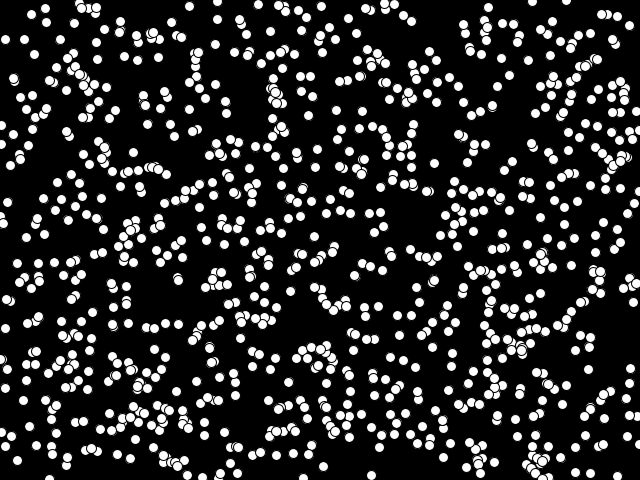
Frame 1 (no input)
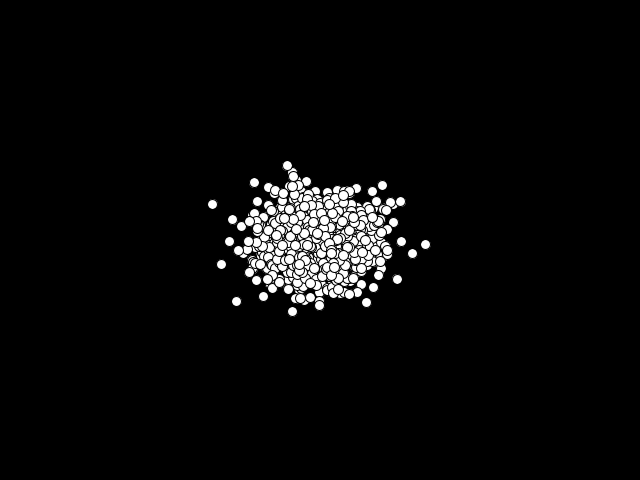
Frame 60 (the mouse pressed at the canvas centre just before this capture)
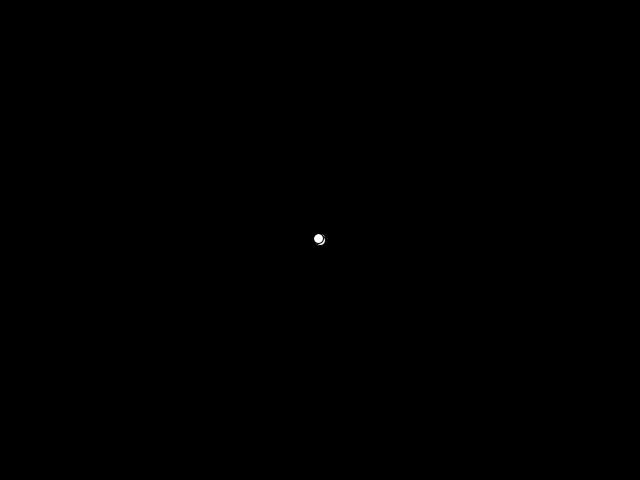
Frame 120 (the mouse held since frame 60 and released just before this capture)

The Processing sketch that drew these frames (run headless with seeded random() and noise(); from frame 60 on, the mouse is pressed at the canvas centre):

// Processing sketch: basic_drawing_004
// ── basic_drawing_004.pde
int numStrokes = 1000;
Stroke[] strokes = new Stroke[numStrokes];

void setup() {
  size(640, 480);
  for (int i=0; i<numStrokes; i++) {
    strokes[i] = new Stroke();
  }
}

void draw() {
  background(0);
  
  for (int i=0; i<numStrokes; i++) {
    strokes[i].draw();
  }
}
// ── Stroke.pde
class Stroke {
  
  PVector p;
  PVector target;
  float speedDelta = 0.01;
  float speedMax = 10;
  float speedMin = 1;
  float speed = speedMin;
  
  Stroke() {
    p = new PVector(random(width), random(height));
    target = new PVector(random(width), random(height));
  }
  
  void draw() {
    ellipse(p.x, p.y, 10, 10);
    if (mousePressed) {
      if (dist(p.x, p.y, mouseX, mouseY) > 10) {
        if (speed < speedMax) speed += speedDelta;
      } else {
        if (speed > speedMin) speed -= speedDelta;
      }
      speed = constrain(speed, speedMin, speedMax);
      p.x = lerp(p.x, mouseX, speed/20.0);
      p.y = lerp(p.y, mouseY, speed/20.0);
    } else {
      target = new PVector(random(width), random(height));
      p.x = lerp(p.x, target.x, speed/20.0);
      p.y = lerp(p.y, target.y, speed/20.0);
    }
  }
  
}
